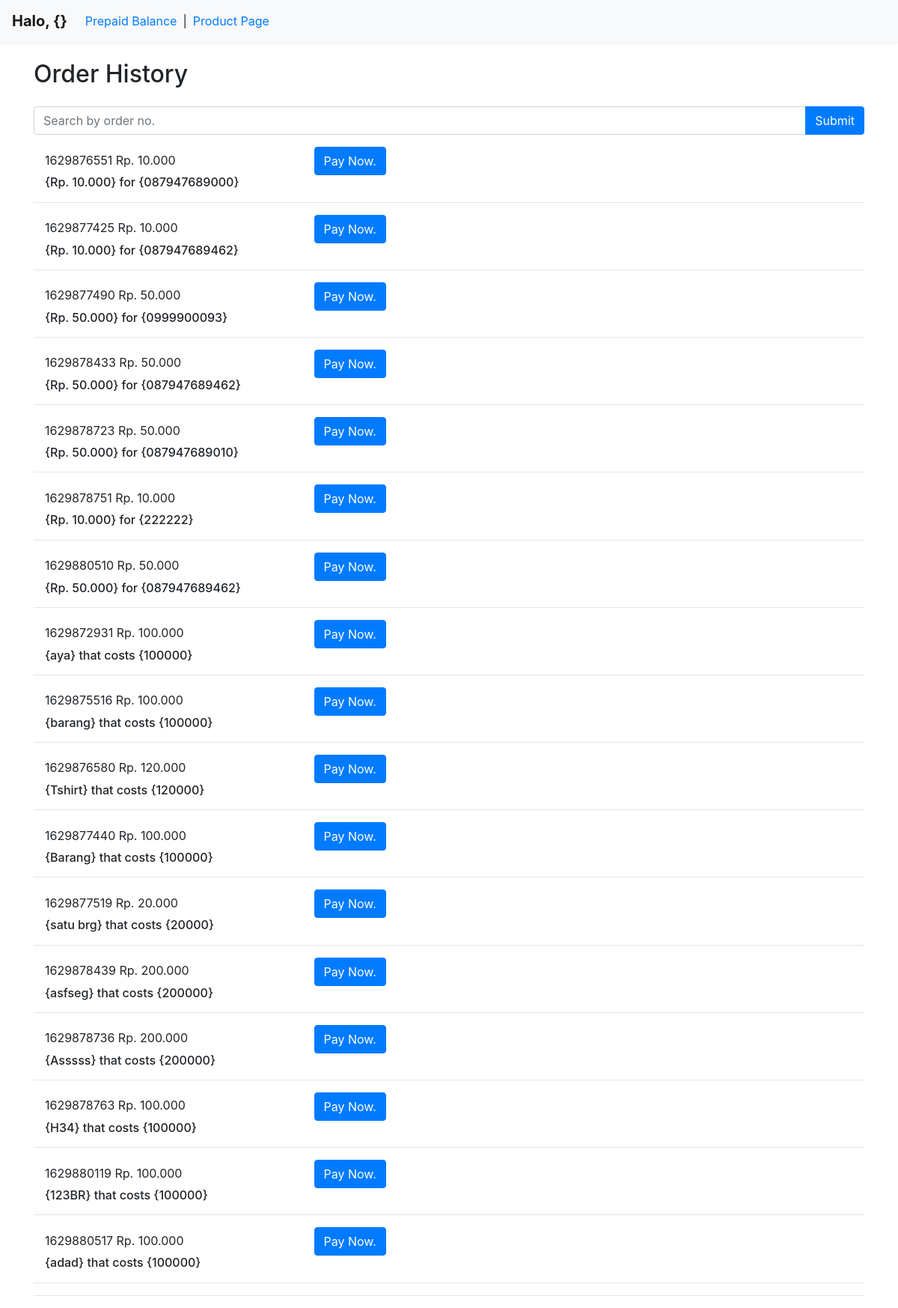
The app's page /index.php/user/history with its own data.
### tables this page shows
CREATE TABLE `prepaid_balance` (
  `id` int(11) NOT NULL,
  `mobile_number` varchar(35) NOT NULL,
  `value` varchar(50) NOT NULL,
  `date` int(11) NOT NULL,
  `no_order` int(11) NOT NULL
);

CREATE TABLE `product` (
  `id` int(11) NOT NULL,
  `product` varchar(56) NOT NULL,
  `address` varchar(128) NOT NULL,
  `price` char(30) NOT NULL,
  `date` int(11) NOT NULL,
  `no_order` int(11) NOT NULL
);

### application/controllers/user.php (called while the page is built, shortened)
<?php
class User extends CI_Controller {
    public function history()
    {
        $data['title'] = "Halo,";
        $data['title_heading'] = "Order History";
		$data['user'] = $this->db->get_where('user', ['email' => $this->session->userdata('email')])->row_array();
        $data['product'] = $this->db->get('product')->result_array();
        $data['topup'] = $this->db->get('prepaid_balance')->result_array();
        $data['product'] = $this->Product_model->getproduct(20, 1);
        $this->load->library('pagination');
        $this->load->view('template/header');
        $this->load->view('template/topbar', $data);
        $this->load->view('history', $data);
        $this->load->view('template/footer');
    }
}

### index.php (called while the page is built, shortened)
<?php
require_once BASEPATH.'core/CodeIgniter.php';

### application/views/history.php (the view, shortened to what this page needs)
<div class="container">
    <h2 class="my-4"><?= $title_heading ?></h2>
    <div class="row">
        <div class="col-md">
            <form action="<?php echo base_url('user/history') ?>" method="post">
            <div class="input-group mb-3">
                <input type="text" name="keyword" class="form-control" placeholder="Search by order no." autocomplate="off" autofocus>
                <div class="input-group-append">
                    <input class="btn btn-primary" type="submit" name="submit">
                </div>
            </div>
            </form>
        </div>
    </div>
    <?php foreach ($topup as $t) : ?>
        <div class="form-group">
            <label class=" col-sm-4"><?php echo $t['no_order'] ?> Rp. <?php echo number_format($t['value'],0,',','.') ?></label> <a onclick="javascript: return confirm('Konfirmasi pembayaran?')" href="<?php echo base_url('user/lunas/') . $t['id'] ?>" class="btn btn-primary "><i class="fas fa-fw fa-book"></i> Pay Now. </a>
            <h6 class="col-sm-4">{Rp. <?php echo number_format($t['value'],0,',','.') ?>} for <td>{<?php echo $t['mobile_number'] ?>}</td></h6>
        </div><hr>
    <?php endforeach ; ?>
    <?php foreach ($product as $p) : ?>
        <div class="form-group">
            <label class=" col-sm-4"><?php echo $p['no_order'] ?> Rp. <?php echo number_format($p['price'],0,',','.') ?></label> <a onclick="javascript: return confirm('Konfirmasi pembayaran?')" href="<?php echo base_url('user/lunas/') . $p['id'] ?>" class="btn btn-primary "><i class="fas fa-fw fa-book"></i> Pay Now. </a>
            <h6 class="col-sm-4">{<?php echo $p['product'] ?>} that costs <td>{<?php echo $p['price'] ?>}</td></h6>
        </div><hr>
    <?php endforeach ; ?>
    <hr>
</div>

### application/views/template/header.php (shortened to what this page needs)
<!doctype html>
<html lang="en">
  <head>
    <link rel="stylesheet" href="https://cdn.jsdelivr.net/npm/bootstrap@4.6.0/dist/css/bootstrap.min.css">
  </head>
  <body>

### application/views/template/topbar.php (shortened to what this page needs)
<nav class="navbar navbar-expand-lg navbar-light bg-light shadow-sm">
  <a class="navbar-brand" href="#"><strong><?php echo $title ?> {<?php echo $user['name'] ?>}</strong></a>
  <div class="collapse navbar-collapse" id="navbarNav">
    <ul class="navbar-nav">
      <li class="nav-item">
        <a class="nav-link text-primary" href="<?php echo base_url('user')?>">Prepaid Balance</a>
      </li>
      <div class="mt-1 pt-1">|</div>
      <li class="nav-item">
        <a class="nav-link text-primary" href="<?php echo base_url('user/product_page')?>">Product Page</a>
      </li>
    </ul>
  </div>
</nav>

### application/views/template/footer.php (shortened to what this page needs)
  </body>
</html>

### records on screen
prepaid_balance: no_order "1629876551", value "10.000", mobile_number "087947689000"
prepaid_balance: no_order "1629877425", value "10.000", mobile_number "087947689462"
prepaid_balance: no_order "1629877490", value "50.000", mobile_number "0999900093"
prepaid_balance: no_order "1629878433", value "50.000", mobile_number "087947689462"
prepaid_balance: no_order "1629878723", value "50.000", mobile_number "087947689010"
prepaid_balance: no_order "1629878751", value "10.000", mobile_number "222222"
prepaid_balance: no_order "1629880510", value "50.000", mobile_number "087947689462"
product: no_order "1629872931", price "100.000", product "aya", price "100000"
product: no_order "1629875516", price "100.000", product "barang", price "100000"
product: no_order "1629876580", price "120.000", product "Tshirt", price "120000"
product: no_order "1629877440", price "100.000", product "Barang", price "100000"
product: no_order "1629877519", price "20.000", product "satu brg", price "20000"
product: no_order "1629878439", price "200.000", product "asfseg", price "200000"
product: no_order "1629878736", price "200.000", product "Asssss", price "200000"
product: no_order "1629878763", price "100.000", product "H34", price "100000"
product: no_order "1629880119", price "100.000", product "123BR", price "100000"
product: no_order "1629880517", price "100.000", product "adad", price "100000"

### other values on screen
$title "Halo,"
$title_heading "Order History"
